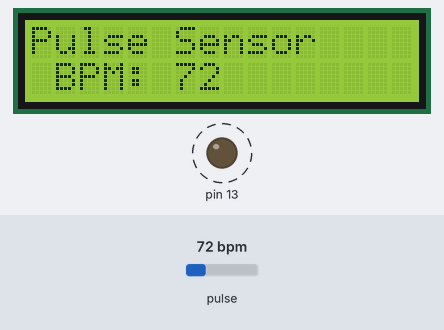
Simulated run of this sketch. Board: Arduino Uno, built with avr-gcc and run on an emulated ATmega328P. Shown: 16×2 character LCD, output pins drawn as LEDs (lit = HIGH). Dashed ring = blinking. The inputs (shaded band) are chosen by the test bench; at power-on: pulse 72 bpm. What the sketch prints to the serial monitor is not drawn.

Above: at 3.2 s.
3.3 s: pulse set to 42 bpm
At 5.2 s:
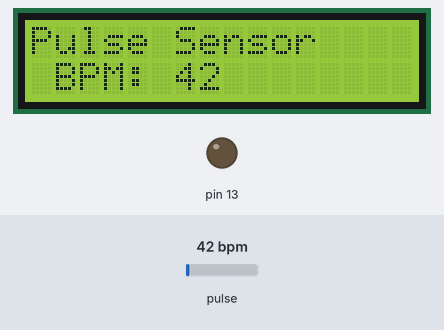
6.0 s: pulse set to 100 bpm
At 6.51 s:
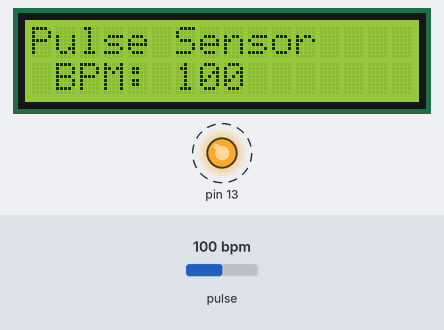
7.9 s: pulse set to 70 bpm
At 9.0 s:
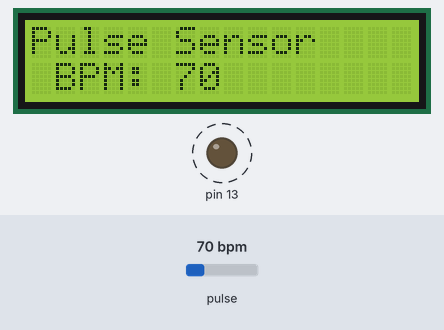
Timing chart, 0 to 16.2 s (numbered marks = the images above; inputs shaded):
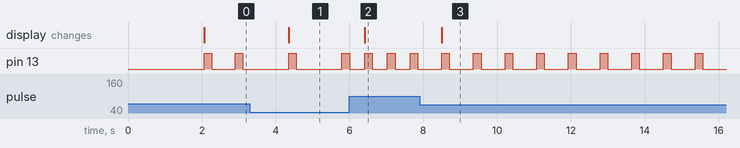

Measured:
- after the input at 3.3 s, the display: changes after 1.1 s (image 1)
- after the input at 6.0 s, the display: changes after 0.42 s (image 2)
- after the input at 7.9 s, pin 13: alternates HIGH for 0.21 s and LOW for 0.65 s, starting after 0.60 s; the display: changes after 0.60 s (image 3)

The sketch:

lcd1602a_heartrate.ino
```cpp
/*
      2. Arduino Examples:LiquidCrystal LCD1602A

*/


#define USE_ARDUINO_INTERRUPTS true  // Set-up low-level interrupts for most acurate BPM math
#include <PulseSensorPlayground.h>   // Includes the PulseSensorPlayground Library

const int PulseWire = 0;  // 'S' Signal pin connected to A0
const int LED13 = 13;     // The on-board Arduino LED
int Threshold = 550;      // Determine which Signal to "count as a beat" and which to ignore

PulseSensorPlayground pulseSensor;  // Creates an object

// include the library code:
#include <LiquidCrystal.h>
// initialize the library by associating any needed LCD interface pin
// with the arduino pin number it is connected to
const int rs = 12, en = 11, d4 = 5, d5 = 4, d6 = 3, d7 = 2;
LiquidCrystal lcd(rs, en, d4, d5, d6, d7);

void setup() {
  Serial.begin(9600);

  // Configure the PulseSensor object, by assigning our variables to it
  pulseSensor.analogInput(PulseWire);
  pulseSensor.blinkOnPulse(LED13);  // Blink on-board LED with heartbeat
  pulseSensor.setThreshold(Threshold);

  // Double-check the "pulseSensor" object was created and began seeing a signal
  if (pulseSensor.begin()) {
    Serial.println("PulseSensor object created!");
  }
  lcd.begin(16, 2);
  lcd.print("Pulse Sensor");
  lcd.setCursor(0, 1);
  lcd.print(" BPM: ");
  delay(2000);
}

void loop() {
  int myBPM = pulseSensor.getBeatsPerMinute();     // Calculates BPM
  if (pulseSensor.sawStartOfBeat()) {              // Constantly test to see if a beat happened
    Serial.println("A HeartBeat Happened ! ");     // If true, print a message
    Serial.print("BPM: ");
    Serial.println(myBPM);
    lcd.clear();
    lcd.setCursor(0, 0);
    lcd.print("Pulse Sensor ");
    lcd.setCursor(0, 1);
    lcd.print(" BPM: ");
    lcd.print(myBPM);  // Print the BPM value
  }
  delay(20);
}
```
